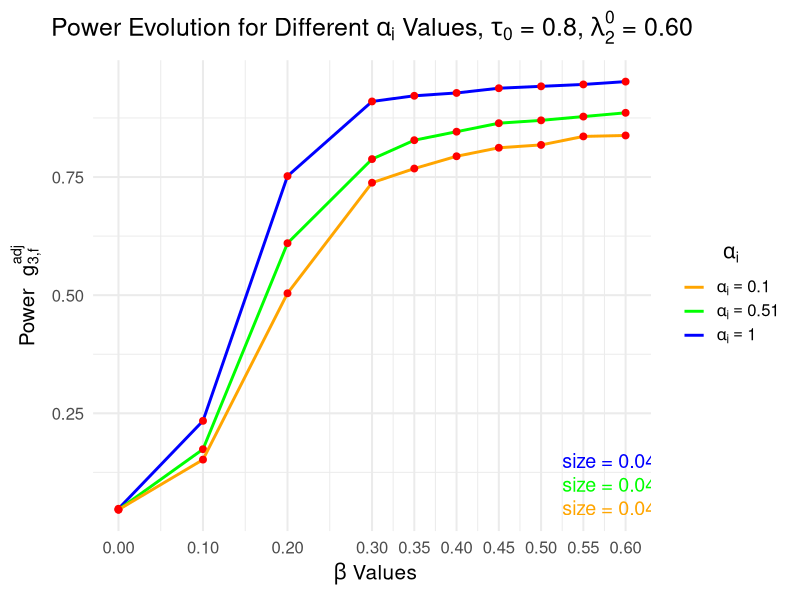

Generate this figure with R:
# Load the ggplot2 package
library(ggplot2)

# Define the values of beta and corresponding power for alpha_1 = 1
beta_values <- c(0, 0.1, 0.2, 0.3, 0.35, 0.4, 0.45, 0.5, 0.55, 0.6)
power_values_alpha1_1 <- c(0.048,
                           0.234,
                           0.752,
                           0.91,
                           0.922,
                           0.928,
                           0.938,
                           0.942,
                           0.946,
                           0.952
                           
)

# Define the values of power for alpha_1 = 0.51
power_values_alpha1_051 <- c(0.046,
                             0.174,
                             0.61,
                             0.788,
                             0.828,
                             0.846,
                             0.864,
                             0.87,
                             0.878,
                             0.886
                             
)

# Define the values of power for alpha_i = 0.1
power_values_alpha1_01 <- c(0.046,
                            0.152,
                            0.504,
                            0.738,
                            0.768,
                            0.794,
                            0.812,
                            0.818,
                            0.836,
                            0.838
                            
)

# Create a data frame for plotting
data <- data.frame(beta = beta_values, 
                   power_alpha1_1 = power_values_alpha1_1, 
                   power_alpha1_051 = power_values_alpha1_051,
                   power_alpha1_01 = power_values_alpha1_01)

# Plot the power curves
p <- ggplot(data) +
  geom_line(aes(x = beta, y = power_alpha1_1, color = "alpha1_1"), size = 1) +  # Line for alpha_1 = 1
  geom_point(aes(x = beta, y = power_alpha1_1), color = "red", size = 2) +      # Red points for alpha_1 = 1
  geom_line(aes(x = beta, y = power_alpha1_051, color = "alpha1_051"), size = 1) + # Line for alpha_1 = 0.51
  geom_point(aes(x = beta, y = power_alpha1_051), color = "red", size = 2) +    # Red points for alpha_1 = 0.51
  geom_line(aes(x = beta, y = power_alpha1_01, color = "alpha1_01"), size = 1) +  # Line for alpha_1 = 0.1
  geom_point(aes(x = beta, y = power_alpha1_01), color = "red", size = 2) +     # Red points for alpha_1 = 0.1
  scale_x_continuous(breaks = beta_values) +                                    # Force all beta coefficients on the x-axis
  ggtitle(expression("Power Evolution for Different " * alpha[i] * " Values, " * tau[0] * " = 0.8, " * lambda[2]^0 * " = 0.60")) +  # Add a title with Greek letters
  xlab(expression(" " * beta * " Values")) +                                    # Label the x-axis
  ylab(expression("Power  " * g[3*","*f,]^{adj})) +                             # Label the y-axis
  theme_minimal(base_size = 15) +                                               # Apply a minimal theme with larger base text size
  scale_color_manual(name = expression(alpha[i]),                               # Create a legend with Greek letters
                     labels = c(expression(alpha[i] == 0.1), 
                                expression(alpha[i] == 0.51), 
                                expression(alpha[i] == 1.00)),                  # Main legend for alpha values
                     values = c("alpha1_1" = "blue", "alpha1_051" = "green", "alpha1_01" = "orange")) +  # Define colors for the lines
  theme(legend.position = "right",                                              # Place legend on the right
        plot.title = element_text(hjust = 0.5),                                 # Center align the title
        legend.text.align = 0,                                                  # Left-align legend text
        legend.title.align = 0.5)                                               # Center-align legend title

# Manually adding size text to the bottom right corner
p + annotate("text", x = 0.525, y = 0.05, label = "size = 0.046", color = "orange", hjust = 0, size = 5) +  # for alpha = 0.1
  annotate("text", x = 0.525, y = 0.1, label = "size = 0.046", color = "green", hjust = 0, size = 5) +   # for alpha = 0.51
  annotate("text", x = 0.525, y = 0.15, label = "size = 0.048", color = "blue", hjust = 0, size = 5)     # for alpha = 1.00
